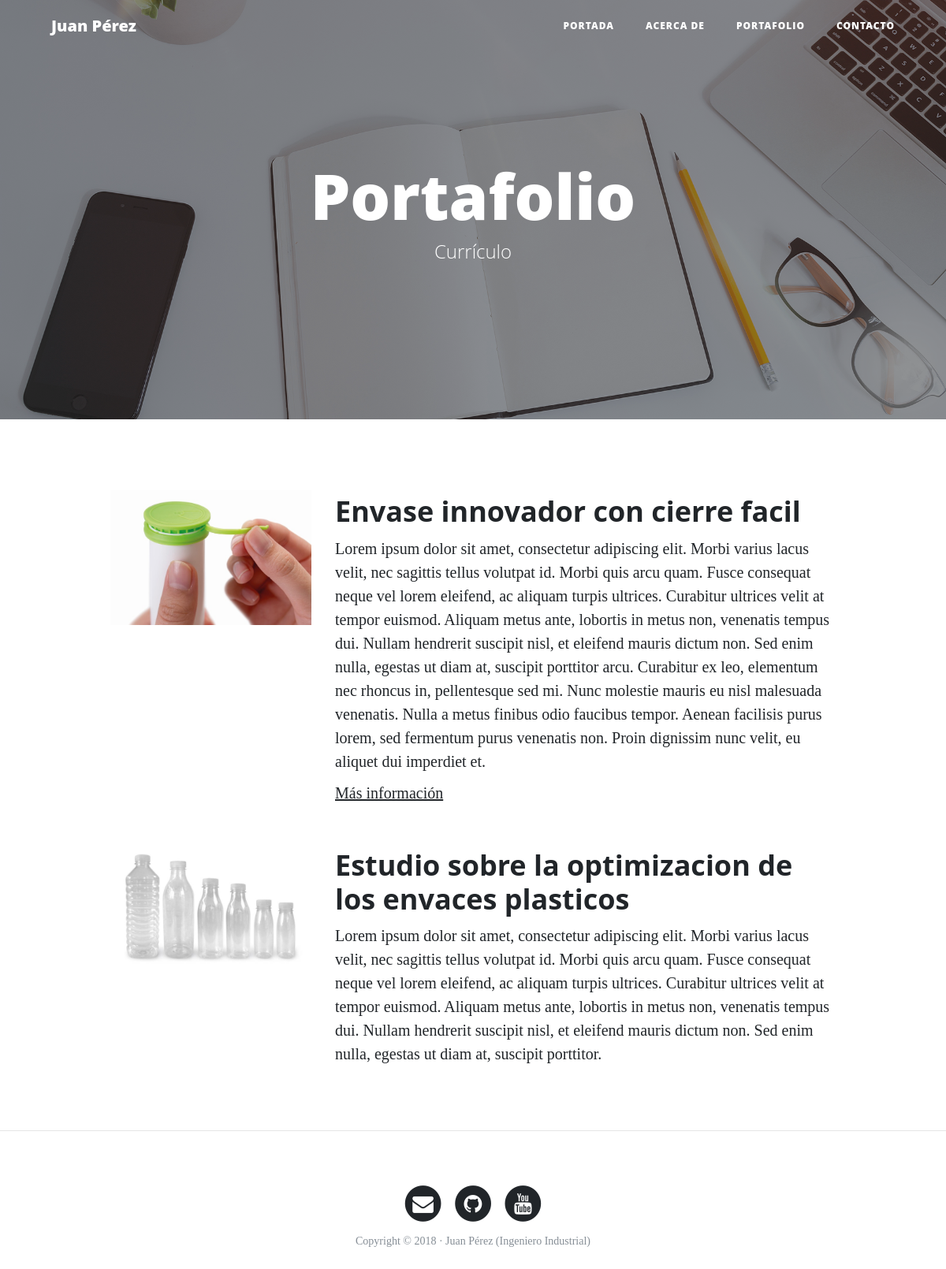
The page /portafolio/ on the database its author committed.
### portfolio/models.py (models this page shows, shortened)
class Project(models.Model):
    title = models.CharField(max_length=200, verbose_name="Título")
    description = models.TextField(verbose_name="Descripción")
    image = models.ImageField(verbose_name="Imagen", upload_to="projects")
    link = models.URLField(null=True, blank=True)
    created = models.DateTimeField(auto_now_add=True, verbose_name="Fecha de creación")
    updated = models.DateTimeField(auto_now=True, verbose_name="Fecha de edición")
    class Meta:
        verbose_name = "proyecto"
        verbose_name_plural = "proyectos"
        ordering = ["-created"]

### portfolio/views.py (the view)
# urls.py: path('portafolio/', portfolio_views.portafolio, name="portafolio"),
def portafolio(request):
    projects = Project.objects.all()
    return render(request,"Portfolio/portafolio.html",{
        'projects':projects
    })

### portfolio/Templates/Portfolio/portafolio.html (shortened to what this page needs)
{% extends 'Core/base.html' %}
{% block backgroun %}{% load static %}{% static 'Core/img/portfolio-bg.jpg' %}{% endblock %}
{% block headers %}
    <h1>Portafolio</h1>
    <span class="subheading">Currículo</span>
{% endblock %}
{% block content %}
   {% for project in projects  %}
        <div class="row project">
            <div class="col-lg-3 col-md-4 offset-lg-1">
                <img class="img-fluid" src="{{project.image.url}}" alt="">
            </div>
            <div class="col-lg-7 col-md-8">
                <h2 class="section-heading title">{{project.title}}</h2>
                <p> {{project.description}} </p>
                {% if project.link %}
                    <p><a href="{{project.link}}">Más información</a></p>
                {% endif %}
            </div>
        </div>
   {% endfor %}
{% endblock %}

### core/Templates/Core/base.html (shortened to what this page needs)
<!DOCTYPE html>
<html lang="es">
  <head>
    {% load static %}
    <link href="{% static 'Core/vendor/bootstrap/css/bootstrap.min.css' %}" rel="stylesheet">
    <link href="{% static 'Core/vendor/font-awesome/css/font-awesome.min.css' %}" rel="stylesheet" type="text/css">
    <link href="{% static 'Core/css/clean-blog.min.css' %}" rel="stylesheet">
  </head>
  <body>
    <nav class="navbar navbar-expand-lg navbar-light fixed-top" id="mainNav">
      <div class="container">
        <a class="navbar-brand" href="{% url 'home' %}">Juan Pérez</a>
        <div class="collapse navbar-collapse" id="navbarResponsive">
          <ul class="navbar-nav ml-auto">
            <li class="nav-item">
              <a class="nav-link" href="{% url 'home' %}">Portada</a>
            </li>
            <li class="nav-item">
              <a class="nav-link" href="{% url 'about' %}">Acerca de</a>
            </li>
            <li class="nav-item">
              <a class="nav-link" href="{% url 'portafolio' %}">Portafolio</a>
            </li>
            <li class="nav-item">
              <a class="nav-link" href="{% url 'contact' %}">Contacto</a>
            </li>
          </ul>
        </div>
      </div>
    </nav>
    <header class="masthead" style="background-image: url('{% block backgroun %} {% endblock %}')">
      <div class="overlay"></div>
      <div class="container">
        <div class="row">
          <div class="col-lg-8 col-md-10 mx-auto">
            <div class="site-heading">
              {% block headers %}{% endblock %}
            </div>
          </div>
        </div>
      </div>
    </header>
    <div class="container">
      {% block content %}{% endblock  %}
    </div>
    {% if request.path != "/" %} <hr>{% endif %}
    <footer>
      <div class="container">
        <div class="row">
          <div class="col-lg-8 col-md-10 mx-auto">
            <ul class="list-inline text-center">
              <li class="list-inline-item">
                <a href="#">
                  <span class="fa-stack fa-lg">
                    <i class="fa fa-circle fa-stack-2x"></i>
                    <i class="fa fa-envelope fa-stack-1x fa-inverse"></i>
                  </span>
                </a>
              </li>
              <li class="list-inline-item">
                <a href="#">
                  <span class="fa-stack fa-lg">
                    <i class="fa fa-circle fa-stack-2x"></i>
                    <i class="fa fa-github fa-stack-1x fa-inverse"></i>
                  </span>
                </a>
              </li>
              <li class="list-inline-item">
                <a href="#">
                  <span class="fa-stack fa-lg">
                    <i class="fa fa-circle fa-stack-2x"></i>
                    <i class="fa fa-youtube fa-stack-1x fa-inverse"></i>
                  </span>
                </a>
              </li>
            </ul>
            <p class="copyright text-muted">Copyright &copy; 2018 · Juan Pérez (Ingeniero Industrial) </p>
          </div>
        </div>
      </div>
    </footer>
  </body>
</html>

### rows shown on the page
Project: image (picture), title "Envase innovador con cierre facil", description "Lorem ipsum dolor sit amet, consectetur adipiscing elit. Morbi varius lacus velit, nec sagittis tellus volutpat id. Morbi quis arcu quam. Fusce consequat neque vel lorem eleifend, ac aliquam turpis ultrices. Curabitur ultrices velit at tempor euismod. Aliquam metus ante, lobortis in metus non, venenatis tempus dui. Nullam hendrerit suscipit nisl, et eleifend mauris dictum non. Sed enim nulla, egestas ut diam at, suscipit porttitor arcu. Curabitur ex leo, elementum nec rhoncus in, pellentesque sed mi. Nunc molestie mauris eu nisl malesuada venenatis. Nulla a metus finibus odio faucibus tempor. Aenean facilisis purus lorem, sed fermentum purus venenatis non. Proin dignissim nunc velit, eu…"
Project: image (picture), title "Estudio sobre la optimizacion de los envaces plasticos", description "Lorem ipsum dolor sit amet, consectetur adipiscing elit. Morbi varius lacus velit, nec sagittis tellus volutpat id. Morbi quis arcu quam. Fusce consequat neque vel lorem eleifend, ac aliquam turpis ultrices. Curabitur ultrices velit at tempor euismod. Aliquam metus ante, lobortis in metus non, venenatis tempus dui. Nullam hendrerit suscipit nisl, et eleifend mauris dictum non. Sed enim nulla, egestas ut diam at, suscipit porttitor."
